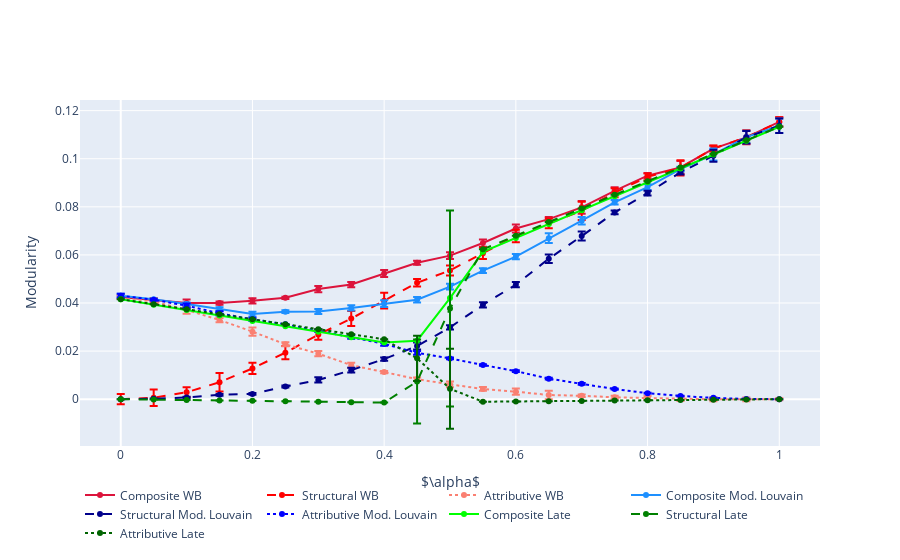

Source (notebook cell):
### Markdown cell above
### Results plot

### Code cell
import plotly 

import plotly.graph_objs as go

trace0 = go.Scatter(
    x = alphas,
    y = modified_mods_mean,
    mode = 'lines+markers',
    error_y=dict(type='data', array=modified_mods_std),
    name = 'Composite',
    yaxis='y',
    line=dict(color='dodgerblue', width=2,dash='dash')
)
trace1 = go.Scatter(
    x = alphas,
    y = mods_alpha,
    mode = 'lines+markers',
    error_y=dict(type='data', array=mods_alpha_std),
    name = 'Structural',
    yaxis='y',
    line=dict(color='crimson', width=2)
)
trace2 = go.Scatter(
    x = alphas,
    y = attr_mods_alpha,
    error_y=dict(type='data', array=attr_mods_alpha_std),
    mode = 'lines+markers',
    name = 'Attributive',
    yaxis='y',
    line=dict(color='salmon', width=2)
)
trace3 = go.Scatter(
    x = alphas,
    y = differential_mean,
    error_y=dict(type='data', array=differential_std),
    mode = 'lines+markers',
    name = 'Differential',
    yaxis='y',
    line=dict(color='darkblue', width=2, dash='dash')
)

data = [trace0, trace1, trace2, trace3]

layout = go.Layout(
    yaxis=dict(
        title='Modularity'
    ),
    yaxis2=dict(
        title='NMI',
        titlefont=dict(
            color='rgb(148, 103, 189)'
        ),
        tickfont=dict(
            color='rgb(148, 103, 189)'
        ),
        overlaying='y',
        side='right'
    ),
    xaxis=dict(
        title=r'$\alpha$'
    )
)

fig = go.Figure(data=data, layout=layout)
fig.update_layout(legend=dict(x=0, y=-0.2))
fig.update_layout(legend_orientation="h")
fig.update_layout(showlegend=False)
fig.show()
